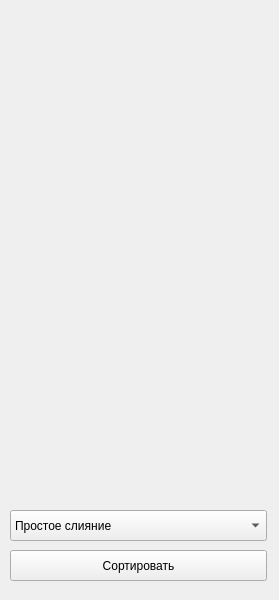
<?xml version="1.0" encoding="UTF-8"?>
<ui version="4.0">
 <class>MainWindow</class>
 <widget class="QMainWindow" name="MainWindow">
  <property name="geometry">
   <rect>
    <x>0</x>
    <y>0</y>
    <width>279</width>
    <height>600</height>
   </rect>
  </property>
  <property name="windowTitle">
   <string>MainWindow</string>
  </property>
  <widget class="QWidget" name="centralwidget">
   <widget class="QPushButton" name="SortButton">
    <property name="geometry">
     <rect>
      <x>10</x>
      <y>550</y>
      <width>257</width>
      <height>31</height>
     </rect>
    </property>
    <property name="text">
     <string>Сортировать</string>
    </property>
   </widget>
   <widget class="QComboBox" name="comboBox">
    <property name="geometry">
     <rect>
      <x>10</x>
      <y>510</y>
      <width>257</width>
      <height>31</height>
     </rect>
    </property>
    <item>
     <property name="text">
      <string>Простое слияние</string>
     </property>
    </item>
    <item>
     <property name="text">
      <string>Естественное слияние</string>
     </property>
    </item>
   </widget>
  </widget>
 </widget>
 <resources/>
 <connections/>
</ui>
